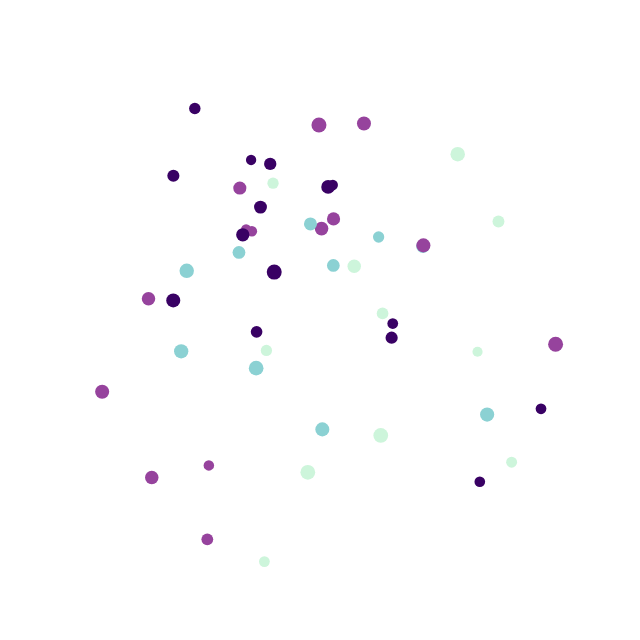
Frame 1 (no input)
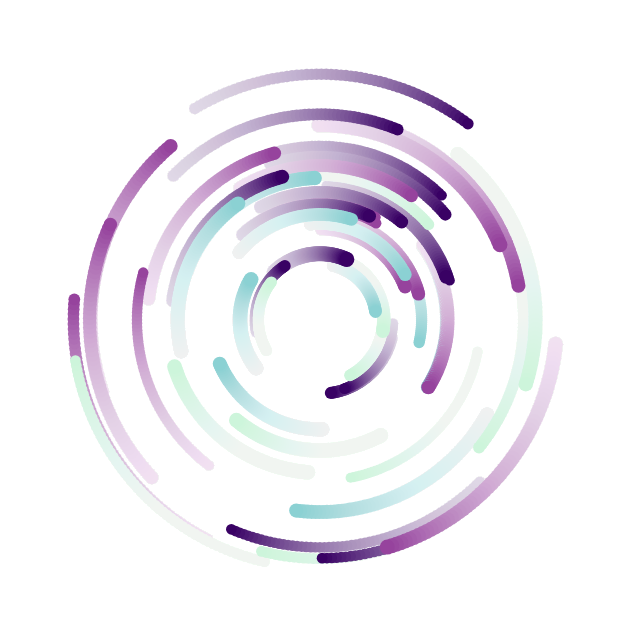
Frame 60 (no input)
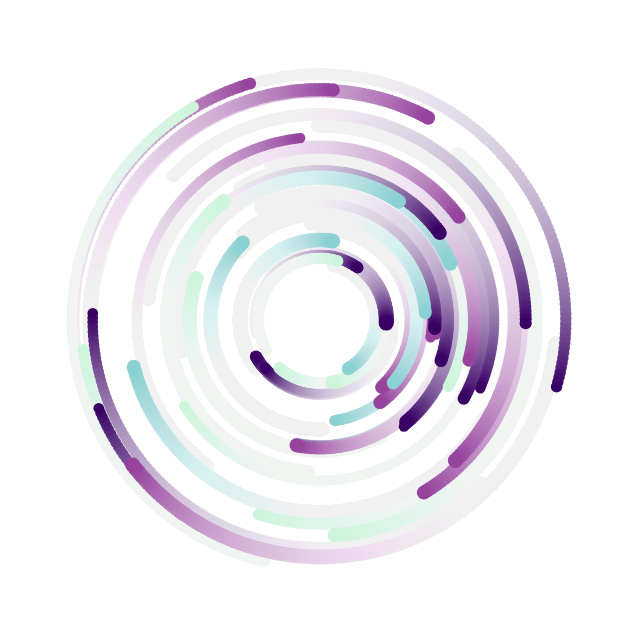
Frame 120 (the mouse pressed at the canvas centre since frame 60)

The p5.js sketch that drew these frames (run headless with seeded random() and noise() and a simulated clock; from frame 60 on, the mouse is pressed at the canvas centre):

// p5.js sketch
// ── sketch.js
let circles = [];
let radius = 0;
let offset = 0;
let velocity = 0.02;
let distance = 0;
let colors = ['#8bd1d3', '#96439d', '#390164', '#cdf5db'];

function setup() {
  createCanvas(640, 640);
  background(255);
  smooth();
  
  translate(width / 2, height / 2);
  
  for (let i = 0; i < 50; i++) {
    let circle = {
      r: random(10, 15),
      distance: random(50, 250),
      angle: random() * PI * 2,
      color: random(colors)
    };
    circles.push(circle);
  }
}

function draw() {
  noStroke();
  fill(255, 8);
  rect(0, 0, width, height);
  translate(width / 2, height / 2);

  for (let i = 0, offset = 0; i < circles.length; i++) {
    circles[i].angle += velocity;
    let x = circles[i].distance * cos(circles[i].angle);
    let y = circles[i].distance * sin(circles[i].angle);
    fill(circles[i].color);
    ellipse(x, y, circles[i].r);
  }
}
